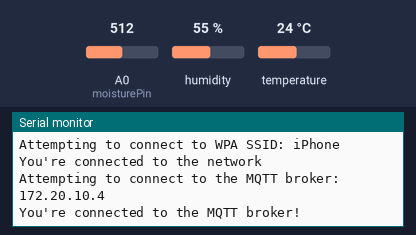
A sketch run on a simulated Arduino MKR. Parts: the last lines printed to the serial monitor. Inputs (shaded band) come from the test bench; at power-on: humidity 55 %, A0 (moisturePin) = 512, temperature 24 °C. WiFi joins after 1.5 s; servers stay silent unless stated; no MQTT or app messages arrive unless stated.

Above: at 2.7 s.
2.8 s: humidity set to 22 %
At 8.4 s:
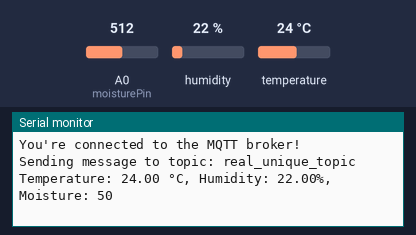
13.6 s: A0 (moisturePin) set to 716
At 16.9 s:
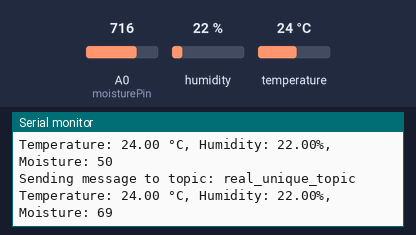
24.4 s: temperature set to 12 °C
At 32.7 s:
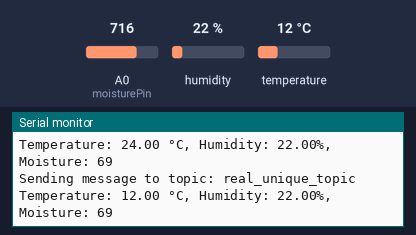
35.2 s: A0 (moisturePin) set to 900
At 41.2 s:
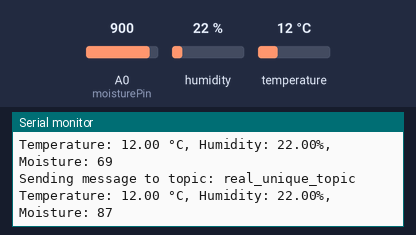
46.0 s: humidity set to 40 %
At 48.5 s:
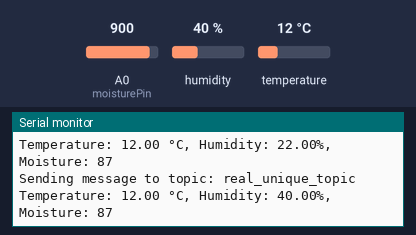
Timing chart, 0 to 50.0 s (numbered marks = the images above; inputs shaded):
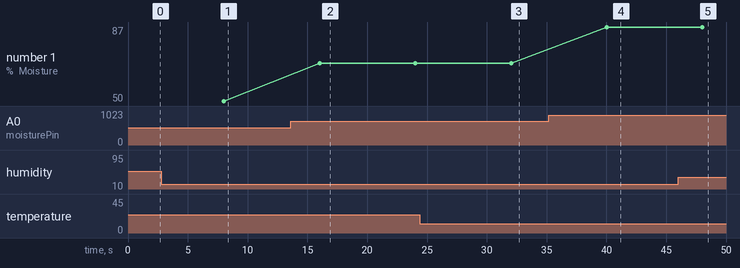

Measured:
- after the input at 2.8 s, the serial monitor: prints a new line after 5.2 s (image 1)
- after the input at 13.6 s, the serial monitor: prints a new line after 2.4 s (image 2)
- after the input at 24.4 s, the serial monitor: prints a new line after 7.6 s (image 3)
- after the input at 35.2 s, the serial monitor: prints a new line after 4.8 s (image 4)
- after the input at 46.0 s, the serial monitor: prints a new line after 2.0 s (image 5)
- plotted number 1: 50 → 69 after the input at 13.6 s, 69 → 87 after the input at 35.2 s

The sketch:

publisher.ino
```cpp
#include <WiFiNINA.h>
#include <PubSubClient.h>
#include <DHT.h>
#include "arduino_secrets.h"

char ssid[] = SECRET_SSID;         // Your network SSID (name)
char pass[] = SECRET_PASS;         // Your network password (use for WPA, or use as key for WEP)

WiFiClient wifiClient;
PubSubClient mqttClient(wifiClient);

// Replace the broker variable with the IP address or hostname of your Raspberry Pi
const char broker[] = "172.20.10.4";
int port = 1883;
const char topic[] = "real_unique_topic";
const char username[] = "teamd";     // Replace with your MQTT broker username
const char password[] = "TeamD2023";     // Replace with your MQTT broker password

// DHT sensor settings
#define DHTPIN 2
#define DHTTYPE DHT11
DHT dht(DHTPIN, DHTTYPE);

// Moisture sensor pin
const int moisturePin = A0;

// Set interval for sending messages (milliseconds)
const long interval = 8000;
unsigned long previousMillis = 0;

void setup() {
  // Initialize serial and wait for the port to open:
  Serial.begin(9600);
  while (!Serial) {
    ; // Wait for the serial port to connect. Needed for native USB port only
  }

  // Attempt to connect to the WiFi network:
  Serial.print("Attempting to connect to WPA SSID: ");
  Serial.println(ssid);
  while (WiFi.begin(ssid, pass) != WL_CONNECTED) {
    // Failed, retry
    Serial.print(".");
    delay(5000);
  }

  Serial.println("You're connected to the network");
  Serial.println();

  Serial.print("Attempting to connect to the MQTT broker: ");
  Serial.println(broker);

  mqttClient.setServer(broker, port);
  while (!mqttClient.connected()) {
    if (mqttClient.connect("arduinoClientsensornode", username, password)) {
      Serial.println("You're connected to the MQTT broker!");
    } else {
      Serial.print("MQTT connection failed! Error code = ");
      Serial.println(mqttClient.state());
      delay(5000);
    }
  }

  // Initialize DHT sensor
  dht.begin();
}

void sendSensorDataToTopic(const char* sensorData, const char* topic) {
  Serial.print("Sending message to topic: ");
  Serial.println(topic);
  Serial.println(sensorData);

  mqttClient.publish(topic, sensorData);
}

void loop() {
  if (!mqttClient.connected()) {
    // Reconnect to the MQTT broker
    while (!mqttClient.connected()) {
      if (mqttClient.connect("arduinoClientsensornode", username, password)) {
        Serial.println("You're reconnected to the MQTT broker!");
      } else {
        Serial.print("MQTT connection failed! Error code = ");
        Serial.println(mqttClient.state());
        delay(5000);
      }
    }
  }

  mqttClient.loop();

  unsigned long currentMillis = millis();

  if (currentMillis - previousMillis >= interval) {
    // Save the last time a message was sent
    previousMillis = currentMillis;

    // Read temperature and humidity from DHT11 sensor
    float temperature = dht.readTemperature();
    float humidity = dht.readHumidity();

    // Read moisture value from funduino sensor
    int moistureValue = map(analogRead(moisturePin), 0, 1023, 0, 100);

    // Check if the sensor readings are valid
    if (isnan(temperature) || isnan(humidity)) {
      Serial.println("Failed to read from DHT sensor");
      return;
    }

    // Create payload for temperature, humidity, and moisture
    String payload = "Temperature: " + String(temperature) + " °C, Humidity: " + String(humidity) + "%, Moisture: " + String(moistureValue);

    // Publish sensor data to topic
    sendSensorDataToTopic(payload.c_str(), topic);

    Serial.println();
  }
}
#
```

arduino_secrets.h
```cpp
#define SECRET_SSID "iPhone"
#define SECRET_PASS "62148723"
```
